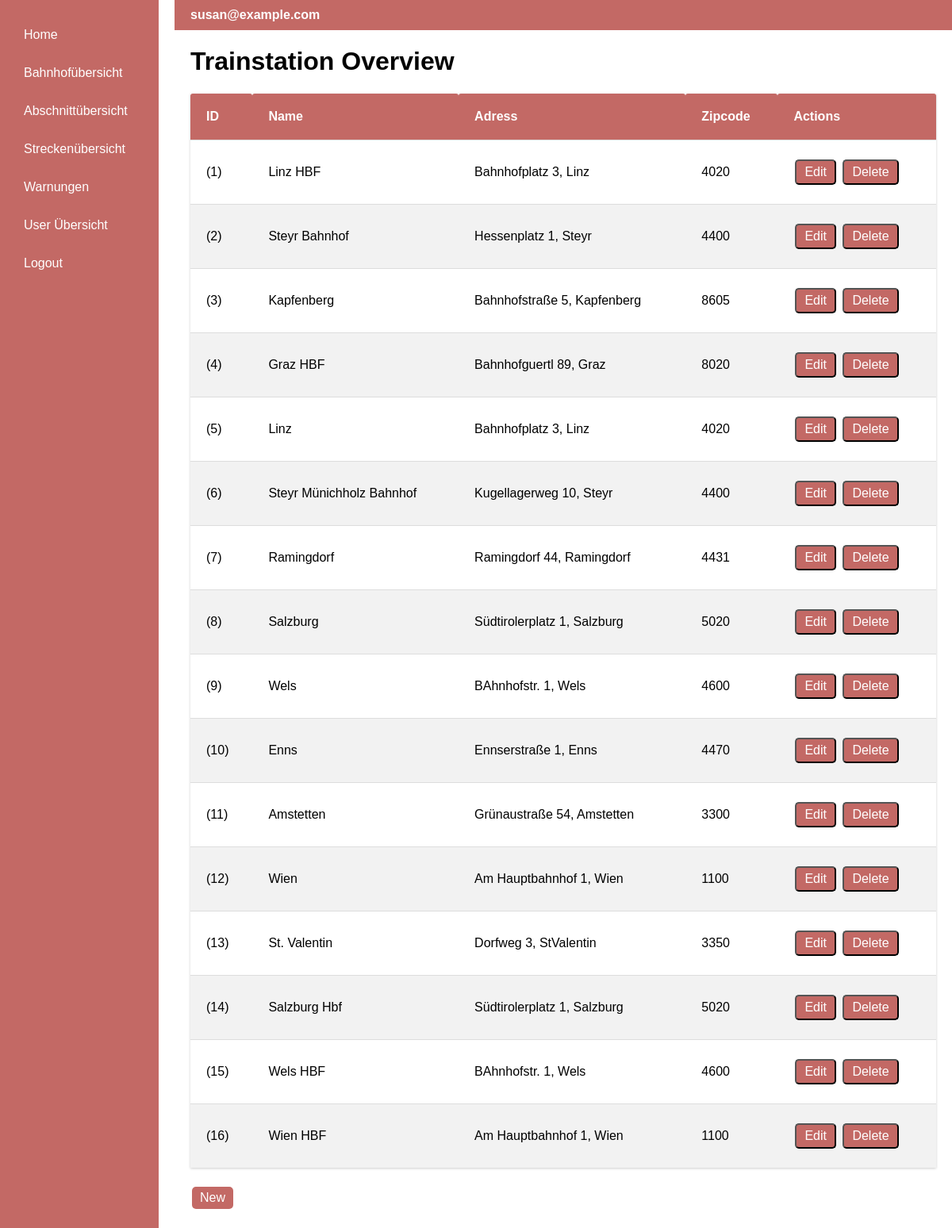
/trainstation (signed in), run on the app's committed database.
### app/models.py (models this page shows, shortened)
class User(UserMixin, db.Model):
    id: so.Mapped[int] = so.mapped_column(primary_key=True)
    username: so.Mapped[str] = so.mapped_column(sa.String(64), index=True,
                                                unique=True)
    email: so.Mapped[str] = so.mapped_column(sa.String(120), index=True,
                                             unique=True)
    password_hash: so.Mapped[Optional[str]] = so.mapped_column(sa.String(256))
    isAdmin = db.Column(db.Boolean, default=False)
    address_id = db.Column(db.Integer, db.ForeignKey('address.id', name='fk_user_address_id'))
    address = db.relationship('Address', backref='user', uselist=False)

class Station(db.Model):
    id = db.Column(db.Integer, primary_key=True, autoincrement=True)
    name = db.Column(db.String(140))
    address_id = db.Column(db.Integer, db.ForeignKey('address.id', name='fk_station_address_id'))
    address = db.relationship("Address")
    xcoord = db.Column(db.String(140))
    ycoord = db.Column(db.String(140))

class Address(db.Model):
    id = db.Column(db.Integer, primary_key=True, autoincrement=True)
    street = db.Column(db.String(140))
    no = db.Column(db.Integer)
    zipcode = db.Column(db.Integer)
    city = db.Column(db.String(140))
    country = db.Column(db.String(140))

### app/routes.py (the view)
@app.route('/trainstation')
@login_required
def trainstation():
    stations = db.session.query(Station, Address).join(Address, Station.address_id == Address.id).all()
    return render_template('trainstation.html', title='Trainstation', stations=stations)

### app/models.py (called while the page is built)
@login.user_loader
def load_user(id):
    return db.session.get(User, int(id))

### app/templates/trainstation.html
{% extends "base.html" %}
{% block content %}
    <h1>Trainstation Overview</h1>
    <table class="table-station">
        <thead>
        <tr>
            <th>ID</th>
            <th>Name</th>
            <th>Adress</th>
            <th>Zipcode</th>
            {% if current_user.is_authenticated and current_user.isAdmin %}
                <th>Actions</th>
            {% endif %}
        </tr>
        </thead>
        <tbody>
        {% for station, address in stations %}
            <tr>
                <td>
                    ({{ station.id }})
                </td>
                <td>{{ station.name }}</td>
                <td>{{ address.street }} {{ address.no }}, {{ address.city }}</td>
                <td>{{ address.zipcode }}</td>
                {% if current_user.is_authenticated and current_user.isAdmin %}
                    <td>
                        <form class="button-form" action="{{ url_for('trainstationEdit', station_id=station.id) }}" method="post">
                            <input type="submit" value="Edit" class="edit-button">
                        </form>
                    <form class="button-form" action="{{ url_for('trainstationDelete', station_id=station.id) }}" method="post">
                            <input type="submit" value="Delete" class="edit-button">
                        </form>
                    </td>
                {% endif %}
            </tr>
        {% endfor %}
        </tbody>
    </table>
    {% if current_user.is_authenticated and current_user.isAdmin %}
        <a class="create_button" href="{{ url_for('trainstationNew') }}">New</a>
    {% endif %}
{% endblock %}

### app/templates/base.html (shortened to what this page needs)
<!DOCTYPE html>
<html lang="en">
<head>
</head>
<body>
<div class="container">
    <div class="sidebar">
        <a href="{{ url_for('index') }}">Home</a>
        {% if current_user.is_anonymous %}
            <a href="{{ url_for('login') }}">Login</a>
        {% else %}
            <a href="{{ url_for('trainstation') }}">Bahnhofübersicht</a>
            <a href="{{ url_for('segments') }}">Abschnittübersicht</a>
            <a href="{{ url_for('routes_overview') }}">Streckenübersicht</a>
            <a href="{{ url_for('warnings') }}">Warnungen</a>
            {% if current_user.is_authenticated and current_user.isAdmin %}
                <a href="{{ url_for('user') }}">User Übersicht</a>
            {% endif %}
            <a href="{{ url_for('logout') }}">Logout</a>
        {% endif %}
    </div>
    <div class="content">
        <div class="topbar">
            <span class="email">{{ current_user.email if not current_user.is_anonymous else 'Guest' }}</span>
        </div>
        {% block content %}{% endblock %}
    </div>
</div>
</body>
</html>

### app/templates/base.html (style rules this page uses)
body, html { margin: 0; padding: 0; font-family: Arial, sans-serif; width: 100%; height: 100%; overflow-x: hidden; overflow-y: auto; }
.container { display: flex; height: 100vh; width: 100%; }
.sidebar { background-color: rgb(195, 105, 101); color: white; width: 200px; padding: 20px; display: flex; flex-direction: column; box-sizing: border-box; }
.sidebar a { text-decoration: none; color: white; padding: 10px; margin: 5px 0; display: block; }
.content { flex-grow: 1; padding: 0 20px 20px 40px; overflow: auto }
.topbar { background-color: rgb(195, 105, 101); color: white; padding: 10px 20px; display: flex; align-items: center; justify-content: space-between; width: calc(100% + 40px); margin: 0 -20px 0 -20px; box-sizing: border-box; }
.email { font-weight: bold; padding-right: 20px; }
.table-station { overflow-y: hidden; width: 100%; border-collapse: separate; border-spacing: 0; margin: 20px 0; box-shadow: 0 1px 3px rgba(0, 0, 0, 0.2); }
.table-station th, .table-station td { padding: 20px; text-align: left; border-bottom: 1px solid #ddd; }
.table-station th { background-color: rgb(195, 105, 101); color: white; border-radius: 3px 3px 0 0; }
.table-station tr:last-child td { border-bottom: none; }
.table-station tr:nth-child(even) { background-color: #f2f2f2; }
.edit-button { background-color: rgb(195, 105, 101); color: white; padding: 5px 10px; text-align: center; text-decoration: none; display: inline-block; font-size: 16px; margin: 4px 2px; cursor: pointer; border-radius: 5px; }
.create_button { background-color: rgb(195, 105, 101); color: white; padding: 5px 10px; text-align: center; text-decoration: none; display: inline-block; font-size: 16px; margin: 4px 2px; cursor: pointer; border-radius: 5px; }
.button-form { display: inline-block; }

### data on the page
User: email "susan@example.com"
Station: id "1", name "Linz HBF", street "Bahnhofplatz", no "3", city "Linz", zipcode "4020"
Station: id "2", name "Steyr Bahnhof", street "Hessenplatz", no "1", city "Steyr", zipcode "4400"
Station: id "3", name "Kapfenberg", street "Bahnhofstraße", no "5", city "Kapfenberg", zipcode "8605"
Station: id "4", name "Graz HBF", street "Bahnhofguertl", no "89", city "Graz", zipcode "8020"
Station: id "5", name "Linz", street "Bahnhofplatz", no "3", city "Linz", zipcode "4020"
Station: id "6", name "Steyr Münichholz Bahnhof", street "Kugellagerweg", no "10", city "Steyr", zipcode "4400"
Station: id "7", name "Ramingdorf", street "Ramingdorf", no "44", city "Ramingdorf", zipcode "4431"
Station: id "8", name "Salzburg", street "Südtirolerplatz", no "1", city "Salzburg", zipcode "5020"
Station: id "9", name "Wels", street "BAhnhofstr.", no "1", city "Wels", zipcode "4600"
Station: id "10", name "Enns", street "Ennserstraße", no "1", city "Enns", zipcode "4470"
Station: id "11", name "Amstetten", street "Grünaustraße", no "54", city "Amstetten", zipcode "3300"
Station: id "12", name "Wien", street "Am Hauptbahnhof", no "1", city "Wien", zipcode "1100"
Station: id "13", name "St. Valentin", street "Dorfweg", no "3", city "StValentin", zipcode "3350"
Station: id "14", name "Salzburg Hbf", street "Südtirolerplatz", no "1", city "Salzburg", zipcode "5020"
Station: id "15", name "Wels HBF", street "BAhnhofstr.", no "1", city "Wels", zipcode "4600"
Station: id "16", name "Wien HBF", street "Am Hauptbahnhof", no "1", city "Wien", zipcode "1100"
